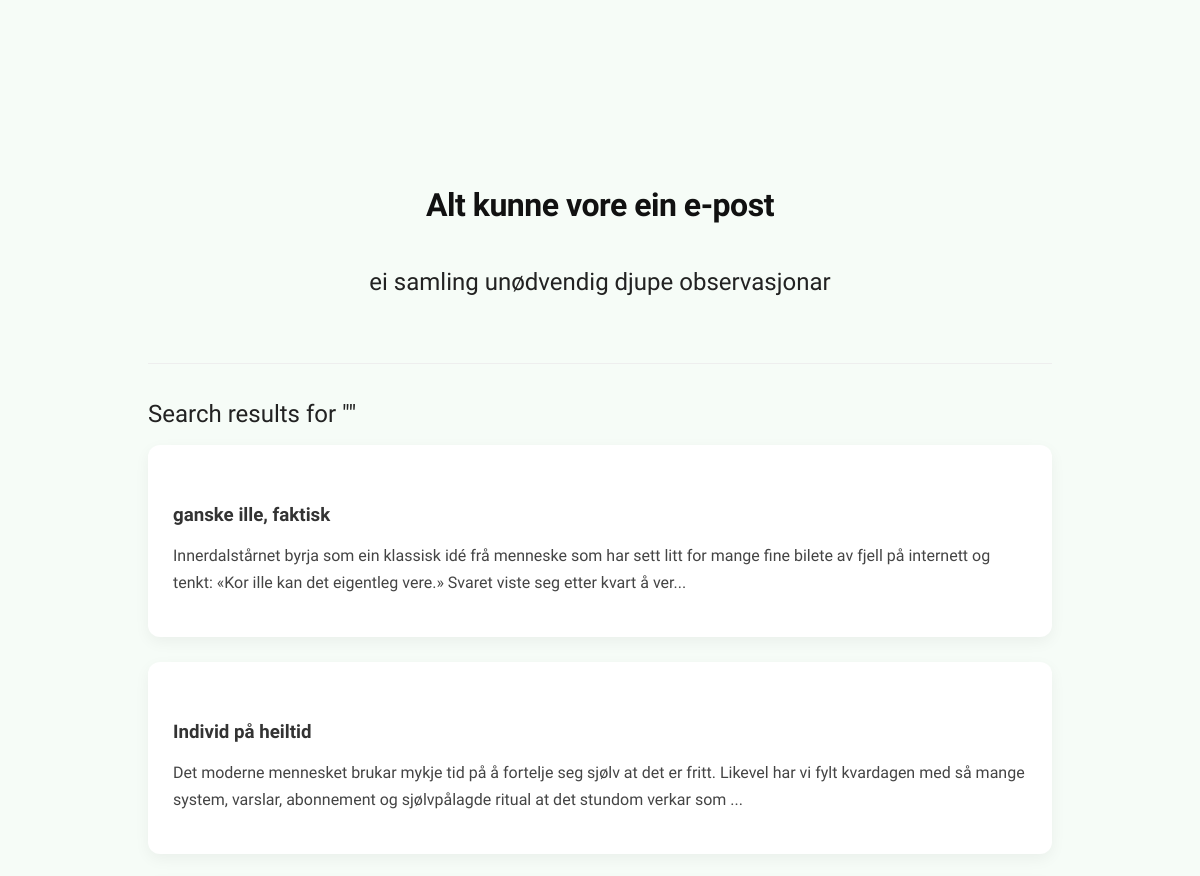
Before: /search (upper part) with the older database file.
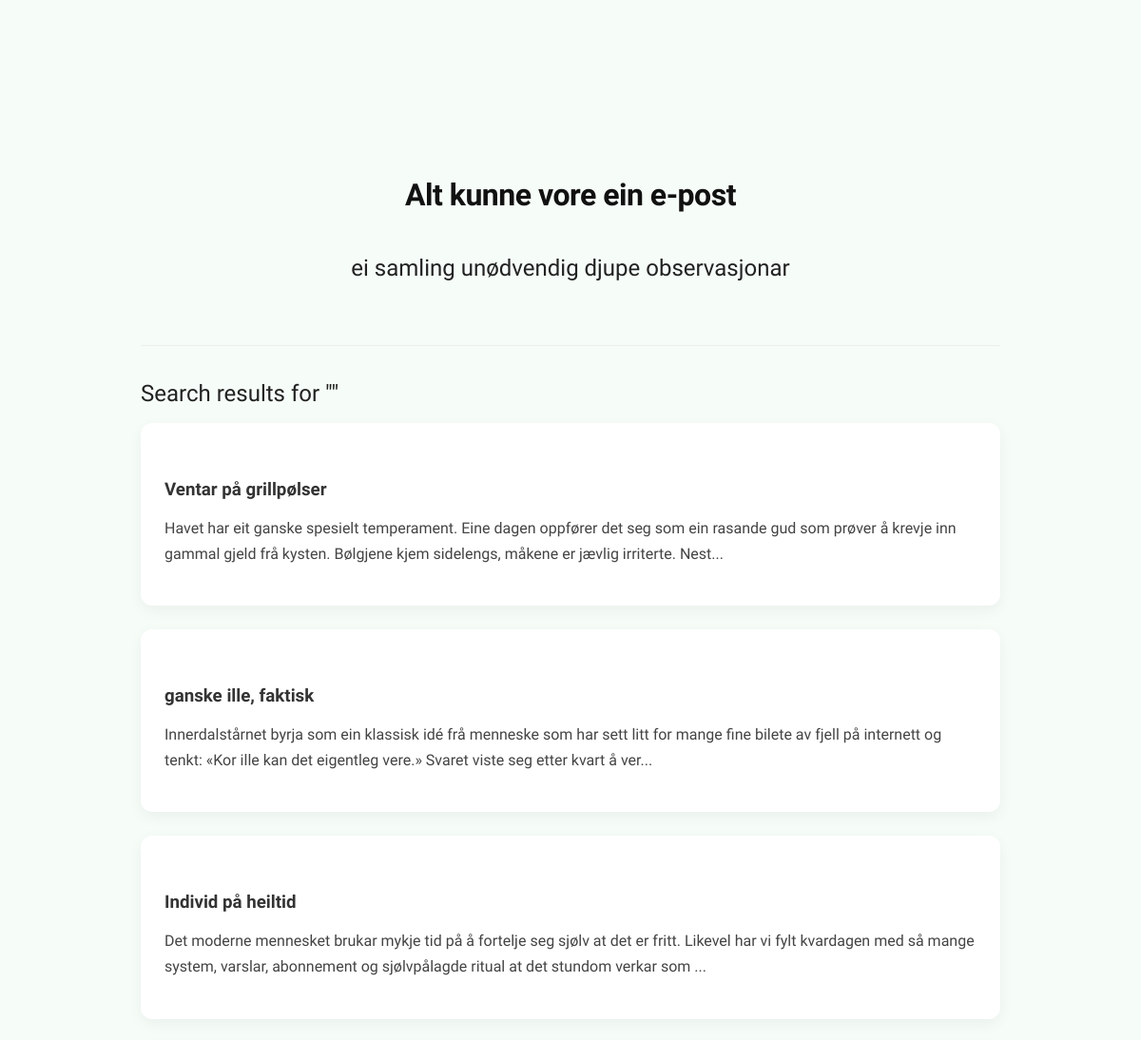
After: the same page with the newer database file.
### tables this page shows
CREATE TABLE posts (
    id INTEGER PRIMARY KEY AUTOINCREMENT,
    title TEXT NOT NULL,
    body TEXT NOT NULL,
    tags TEXT,
    image TEXT,
    created TIMESTAMP DEFAULT CURRENT_TIMESTAMP
);

### app.py (the view)
@app.route("/search")
def search():
    query = request.args.get("q", "").lower()
    posts = db.get_posts()
    results = []
    for post in posts:
        title = (post["title"] or "").lower()
        body = (post["body"] or "").lower()
        tags = (post["tags"] or "").lower()
        if (
            query in title
            or query in body
            or query in tags
        ):
            results.append(post)
    return render_template(
        "search_results.html",
        posts=results,
        query=query
    )

### db.py (called while the page is built)
def get_db():
    conn = sqlite3.connect(DATABASE)
    conn.row_factory = sqlite3.Row
    return conn

def get_posts():
    conn = get_db()
    posts = conn.execute("""
    SELECT
        posts.*,
        COUNT(comments.id) AS comment_count
    FROM posts
    LEFT JOIN comments
    ON posts.id = comments.post_id
    GROUP BY posts.id
    ORDER BY posts.created DESC
""").fetchall()
    conn.close()
    return posts

### templates/search_results.html
{% extends "base.html" %}
{% block content %}
<h2>Search results for "{{ query }}"</h2>
{% if posts %}
    {% for post in posts %}
        <div class="post-card">
            <h3>
                <a href="{{ url_for('post', post_id=post['id']) }}">
                    {{ post["title"] }}
                </a>
            </h3>
            <p>{{ post["body"][:200] }}...</p>
        </div>
    {% endfor %}
{% else %}
<p>Ingen resultater funnet.</p>
{% endif %}
{% endblock %}

Changed rows visible on the page:
added posts: title "Ventar på grillpølser", body "Havet har eit ganske spesielt temperament. Eine dagen oppfører det seg som ein rasande gud som prøver å krevje inn gammal gjeld frå kysten. Bølgjene kjem sidelengs, måkene er jævlig irriterte. Nest"
